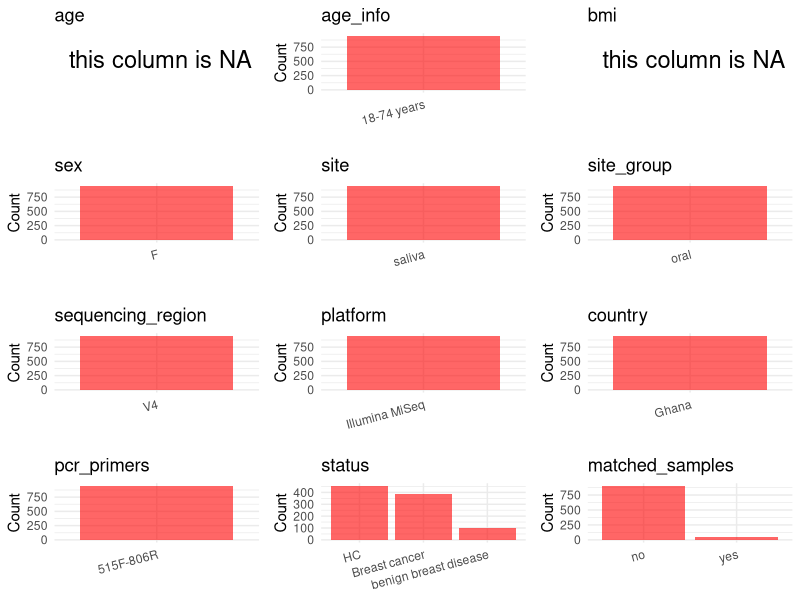

Generate this figure with R: (Note: this script raises an error after producing the figure.)
## ---- chunk 1
# Load libraries
library(dplyr)
library(ggplot2)
library(cowplot)

# (1) Setting working directory
# EDIT HERE: change project_id for each study
project_id <- "PRJNA767189"

base_dir <- "/beegfs/huangxiaochang/global_oral/global-oral-microbiome/data/projects/"
setwd(file.path(base_dir, project_id))

# (2) Loading raw SRA metadata file
sra_file <- "SraRunTable.csv"
initial_meta <- read.csv("SraRunTable.csv", header = TRUE)

# (3) OPTIONAL: If extra metadata (e.g., Table.x or supplemental materials) are available from the article, you may need to merge the file with initial_meta manually. Below is example code for merging. Depending on the specific case of each study, you can customize the code as needed.
# supp_table <- read.csv("supplemental_table.csv", header = TRUE)
# initial_meta <- left_join(initial_meta, supp_table, by = merge_col_name)
## ---- chunk 2
# (1) Read the article in the following order: abstract, the beginning of the results section, and the methods. Understand the sample size, experimental design, and disease group overview. Clarify the sampling sites; for oral and gut samples, specify the exact sites like supragingival plaque, tongue, etc.

# (2) IMPORTANT: MUST go through each column of initial_meta
# head(initial_meta, 10)

# IMPORTANT: Check the unique values in the column of interest or query column.
# lapply(initial_meta[c('body_habitat', 'body_product', 'body_site')], table) # site
# table(initial_meta$host_subject_id) # subject id
# table(initial_meta$platform..exp.) # output is Illumina
# table(initial_meta$target_subfragment..exp.)
## ---- chunk 3
# (1) EDIT HERE: Parameter setup
# NOTE: This project has no lab control samples (blanks/positives) or non-human samples. Leave keywords empty to skip filtering.
control_column <- NA   # column name in initial_meta
# unique(initial_meta[[control_column]])  # uncomment to explore
control_keywords <- c()     # Enter exact keywords

species_column <- NA          # column name in initial_meta
# unique(initial_meta[[species_column]])  # uncomment to explore
non_human_keywords <- c()            # Enter exact keywords


# (2) Remove controls and non-human samples. DO NOT need to modify code in this part, just run it.
n_samples <- nrow(initial_meta)
# Control evaluation
if (length(control_keywords) > 0) {
  if (is.null(control_column) || control_column == "") {
    stop("Error: control_keywords provided but control_column is missing.")
  }

  if (!(control_column %in% colnames(initial_meta))) {
    stop(sprintf("Error: Column '%s' not found in initial_meta.", control_column))
  }

  control_pattern <- paste(control_keywords, collapse = "|")
  control_text <- initial_meta[[control_column]]
  is_control <- grepl(control_pattern, control_text)

} else {
  is_control <- rep(FALSE, n_samples)
}

# Non-human evaluation
if (length(non_human_keywords) > 0) {
  if (is.null(species_column) || species_column == "") {
    stop("Error: non_human_keywords provided but species_column is missing.")
  }

  if (!(species_column %in% colnames(initial_meta))) {
    stop(sprintf("Error: Column '%s' not found in initial_meta.", control_column))
  }

  non_human_pattern <- paste(non_human_keywords, collapse = "|")
  species_text <- initial_meta[[species_column]]
  is_non_human <- grepl(non_human_pattern, species_text)
} else {
  is_non_human <- rep(FALSE, n_samples)
}

# Execute removal
samples_to_remove <- is_control | is_non_human
initial_meta <- initial_meta[!samples_to_remove, ]

cat("Initial samples counts:",n_samples,"\n")
cat("Removed control samples:", sum(is_control), "\n")
cat("Removed non-human samples:", sum(is_non_human), "\n")
cat("Total samples removed ", sum(samples_to_remove), "\n")
cat("Remaining samples after Step 2:", nrow(initial_meta), "\n")
## ---- chunk 4
# Extract columns from initial_meta as follows:
# (1) No modification needed → extract directly.
# (2) Modification needed → create a column start with 'raw_' and mark the target column as "pending".
# (3) Need to find or determine based on the article.

metadata <- data.frame(
  bioproject = initial_meta$BioProject,
  sample_id = initial_meta$Run,
  subject_id = initial_meta$Sample.Name,
  age = NA,
  age_info = "18-74 years",
  bmi = NA,
  raw_sex = "F",
  sex = "pending",
  sequencing_region = "V4",
  platform = initial_meta$Instrument,
  country = "Ghana",
  raw_site = initial_meta$material,
  site = "pending",
  site_group = "pending",
  public_time = initial_meta$ReleaseDate,
  raw_status = initial_meta$sample_type,
  pcr_primers = NA,
  title = NA,
  disease_study = NA,
  status = "pending",
  matched_samples = "pending",
  is_time_series = "no",
  stringsAsFactors = FALSE
)

metadata$public_time <- as.Date(metadata$public_time)
## ---- chunk 5
# (1) Handle the columns with the `raw_` prefix.
# IMPORTANT: Add comments if the modification is not straightforward!!

# Clean subject_id: strip sample-level suffixes (e.g., "SC103605-PC31763-F-10" → "SC103605")
metadata$subject_id <- gsub("-.*$", "", metadata$subject_id)

# Extract site from raw_site
metadata$site <- tolower(metadata$raw_site)

# All subjects are female
metadata$sex <- "F"

# Remap status from sample_type
metadata$status <- case_when(
  metadata$raw_status == "Cancer" ~ "Breast cancer",
  metadata$raw_status == "Benign" ~ "benign breast disease",
  metadata$raw_status %in% c("Control", "Repeated Control") ~ "HC",
  TRUE ~ NA_character_
)

# Add publication information
metadata$pcr_primers <- "515F-806R"
metadata$title <- "The oral microbiome and breast cancer and nonmalignant breast disease and its relationship with the fecal microbiome in the Ghana Breast Health Study"
metadata$disease_study <- "yes"

## ---- chunk 6
# (2) Filling the 'site_group' and 'matched_samples' columns
# editing site_group
unique(metadata$site)
# EDIT HERE: add oral sites
Oral_site = c("saliva", "mouth", "tongue coating", "supragingival plaque", "subgingival plaque", "oral swab", "denture", "tooth", "abscess pus", "adjacent periodontal pocket", "patient healthy crevice", "healthy control crevice", "gingival crevicular fluid", "subgingival plaque")
# EDIT HERE: add gut sites
Gut_site = c("feces", "stool")
# just run
metadata <- metadata %>%
  mutate(site_group = case_when(
    site %in% Oral_site ~ "oral",
    site %in% Gut_site ~ "gut",
    TRUE ~ "other"
  ))

# editing matched_samples, just run.
metadata$matched_samples <- ifelse(
  ave(metadata$subject_id, metadata$subject_id, FUN = length) > 1,
  "yes",
  "no"
)
## ---- chunk 7
# (3) check if there is pending value in metadata. If there is pending value, go on modify the metadata.
# Function to check if a column contains "pending"
has_pending <- function(col) {
  if (is.character(col) || is.factor(col)) {
    any(col == "pending", na.rm = TRUE)
  } else {
    FALSE
  }
}

# Check for any pending value
any_pending_value <- any(sapply(metadata, has_pending))

if (!any_pending_value) {
  message("Good! No cell contains the value 'pending'.")
} else {
  pending_cols <- names(metadata)[sapply(metadata, has_pending)]
  message("Columns containing 'pending': ", paste(pending_cols, collapse = ", "))
  message("Please continue to resolve these pending columns!")
}
## ---- chunk 8
# Select columns for visualization, just run
plot_data <- metadata %>%
  select(-bioproject, -sample_id, -subject_id, -title)

create_simple_plots <- function(data) {
  plots <- list()
  continuous_vars <- c("age", "bmi")

  for (col in colnames(data)) {
    if (all(is.na(data[[col]]))) {
      p <- ggplot() +
        annotate("text", x = 0.5, y = 0.5, label = "this column is NA", size = 6) +
        labs(title = col) +
        theme_void()
    } else if (col %in% continuous_vars && is.numeric(data[[col]])) {
      p <- ggplot(data, aes(x = .data[[col]])) +
        geom_histogram(fill = "blue", alpha = 0.6, bins = 20, na.rm = TRUE) +
        labs(title = col, x = col, y = "Count") +
        theme_minimal()
    } else {
      count_data <- as.data.frame(table(data[[col]], useNA = "ifany"))
      p <- ggplot(count_data, aes(x = reorder(Var1, -Freq), y = Freq)) +
        geom_col(fill = "red", alpha = 0.6) +
        labs(title = col, x = NULL, y = "Count") +
        theme_minimal() +
        theme(axis.text.x = element_text(angle = 15, hjust = 1))
    }
    plots[[col]] <- p
  }

  return(plots)
}

# Generate and arrange plots
plots <- create_simple_plots(plot_data)
p <- plot_grid(plots$age,
               plots$age_info,
               plots$bmi,
               plots$sex,
               plots$site,
               plots$site_group,
               plots$sequencing_region,
               plots$platform,
               plots$country,
               plots$pcr_primers,
               plots$status,
               plots$matched_samples,
               ncol = 3, align = "hv", axis = "lb")
ggsave("Metadata_Summary.png", plot = p, width = 8, height = 6, dpi = 150)
## ---- chunk 9
# Insert Metadata_Summary.png into the current Rmd output
knitr::include_graphics("Metadata_Summary.png")
## ---- chunk 10
# Reorder the data frame
fixed_cols <- c("bioproject", "sample_id", "subject_id", "age", "age_info",
                "bmi", "sex", "platform", "sequencing_region", "pcr_primers",
                "country", "site", "site_group", "disease_study", "status",
                "title", "public_time", "matched_samples", "is_time_series")
metadata <- metadata %>%
  select(all_of(fixed_cols), everything())

# save metadata
# head(metadata)
write.csv(metadata, file = "metadata_v2.csv", quote = TRUE, row.names = FALSE)
